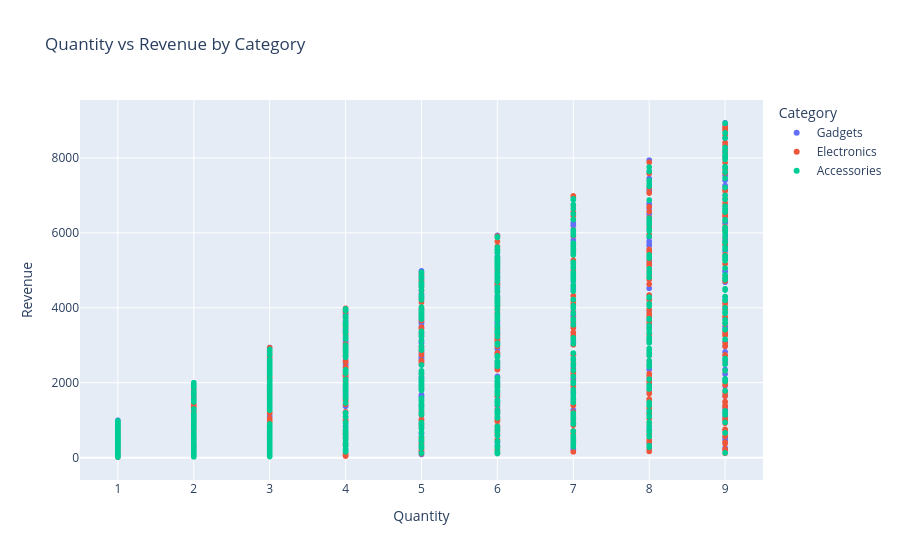

Notebook code for this chart:
### Code cell
# Scatter Plot - Plotly

fig = px.scatter(
    df,
    x='Quantity',
    y='Revenue',
    color='Category',
    title='Quantity vs Revenue by Category'
)

fig.show()

### Figure 1 — Plotly figure (JSON) as saved in the notebook; plotly's stock layout.template omitted (floating-point values rounded to 4 significant figures; data arrays with more than 128 entries replaced by an {"elided": "..."} marker saying what was removed)
{"data": [{"hovertemplate": "Category=Gadgets<br>Quantity=%{x}<br>Revenue=%{y}<extra></extra>", "legendgroup": "Gadgets", "marker": {"color": "#636efa", "symbol": "circle"}, "mode": "markers", "name": "Gadgets", "showlegend": true, "type": "scattergl", "x": {"elided": "638 int values"}, "xaxis": "x", "y": {"elided": "638 float values"}, "yaxis": "y"}, {"hovertemplate": "Category=Electronics<br>Quantity=%{x}<br>Revenue=%{y}<extra></extra>", "legendgroup": "Electronics", "marker": {"color": "#EF553B", "symbol": "circle"}, "mode": "markers", "name": "Electronics", "showlegend": true, "type": "scattergl", "x": {"elided": "657 int values"}, "xaxis": "x", "y": {"elided": "657 float values"}, "yaxis": "y"}, {"hovertemplate": "Category=Accessories<br>Quantity=%{x}<br>Revenue=%{y}<extra></extra>", "legendgroup": "Accessories", "marker": {"color": "#00cc96", "symbol": "circle"}, "mode": "markers", "name": "Accessories", "showlegend": true, "type": "scattergl", "x": {"elided": "705 int values"}, "xaxis": "x", "y": {"elided": "705 float values"}, "yaxis": "y"}], "layout": {"legend": {"title": {"text": "Category"}, "tracegroupgap": 0}, "title": {"text": "Quantity vs Revenue by Category"}, "xaxis": {"anchor": "y", "domain": [0, 1], "title": {"text": "Quantity"}}, "yaxis": {"anchor": "x", "domain": [0, 1], "title": {"text": "Revenue"}}}}
